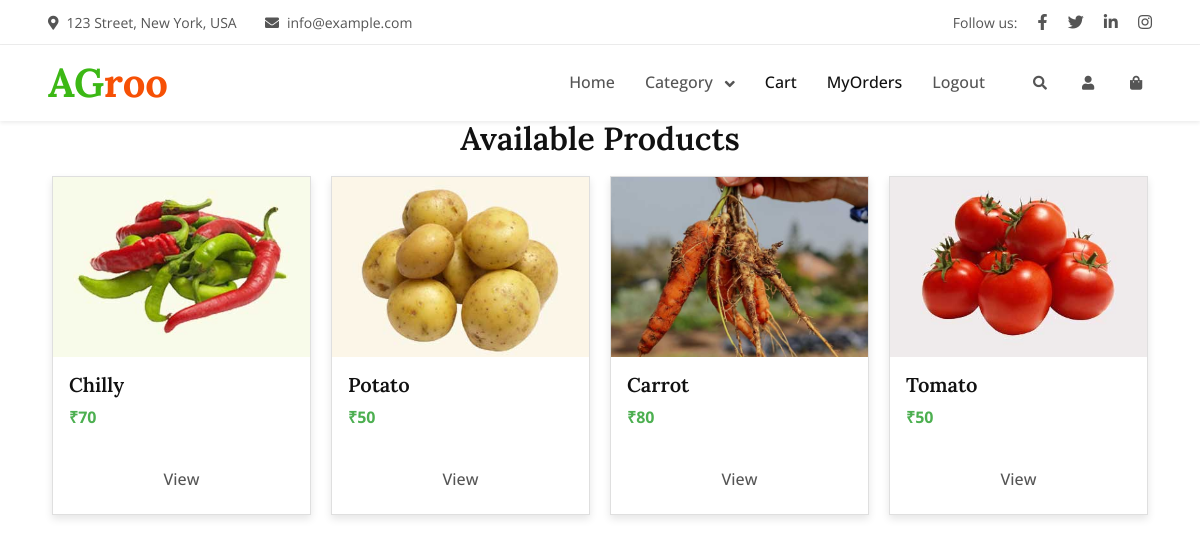
/category/vegetables/, run on the app's committed database.
### app/models.py (models this page shows, shortened)
class Product(models.Model):
    farmer_id=models.ForeignKey(Customuser,on_delete=models.CASCADE)
    product_name=models.CharField(max_length=100)
    product_category=models.CharField(max_length=100)
    product_image=models.ImageField()
    quantity=models.IntegerField()
    price=models.IntegerField()

### app/views.py (the view)
# urls.py: path('category/<str:category_name>/', views.category_products, name='category_products'),
def category_products(request, category_name):
    if category_name == "all":
        products = Product.objects.all()
    else:
        products = Product.objects.filter(product_category=category_name)
    return render(request, "userhome.html", { "products": products})

### templates/userhome.html (shortened to what this page needs)
<!DOCTYPE html>
{% load static %}
<html lang="en">
<head>
    <link href="https://cdnjs.cloudflare.com/ajax/libs/font-awesome/5.10.0/css/all.min.css" rel="stylesheet">
    <link href="https://cdn.jsdelivr.net/npm/bootstrap-icons@1.4.1/font/bootstrap-icons.css" rel="stylesheet">
    <link href="{% static 'lib/animate/animate.min.css' %}" rel="stylesheet">
    <link href="{% static 'lib/owlcarousel/assets/owl.carousel.min.css' %}" rel="stylesheet">
    <link href="{% static 'css/bootstrap.min.css' %}" rel="stylesheet">
    <link href="{% static 'css/style.css' %}" rel="stylesheet">
</head>
<body>
    <div class="container-fluid fixed-top px-0 bg-white">
        <div class="top-bar row gx-0 align-items-center d-none d-lg-flex">
            <div class="col-lg-6 px-5 text-start">
                <small><i class="fa fa-map-marker-alt me-2"></i>123 Street, New York, USA</small>
                <small class="ms-4"><i class="fa fa-envelope me-2"></i>info@example.com</small>
            </div>
            <div class="col-lg-6 px-5 text-end">
                <small>Follow us:</small>
                <a class="text-body ms-3" href=""><i class="fab fa-facebook-f"></i></a>
                <a class="text-body ms-3" href=""><i class="fab fa-twitter"></i></a>
                <a class="text-body ms-3" href=""><i class="fab fa-linkedin-in"></i></a>
                <a class="text-body ms-3" href=""><i class="fab fa-instagram"></i></a>
            </div>
        </div>
        <nav class="navbar navbar-expand-lg navbar-light bg-white shadow-sm py-lg-0 px-lg-5">
            <a href="{% url 'index' %}" class="navbar-brand ms-4 ms-lg-0">
                <h1 class="fw-bold text-primary m-0">AG<span class="text-secondary">roo</span></h1>
            </a>
            <div class="collapse navbar-collapse" id="navbarCollapse">
                <div class="navbar-nav ms-auto p-4 p-lg-0">
                    <a href="{% url 'user' %}" class="nav-item nav-link">Home</a>
                   <li class="nav-item dropdown">
  <a class="nav-link dropdown-toggle" href="#" id="navbarDropdown" role="button" data-bs-toggle="dropdown">
    Category
  </a>
</li>
                    <a href="{% url 'cartview' %}" class="nav-item nav-link active">Cart</a>
                    <a href="{% url 'my_orders' %}" class="nav-item nav-link active">MyOrders</a>
                    <a href="{% url 'logout' %}" class="nav-item nav-link">Logout</a>
                </div>
                <div class="d-none d-lg-flex ms-2">
                    <a class="btn-sm-square bg-white rounded-circle ms-3" href="">
                        <small class="fa fa-search text-body"></small>
                    </a>
                    <a class="btn-sm-square bg-white rounded-circle ms-3" href="{% url 'profile' %}">
                        <small class="fa fa-user text-body"></small>
                    </a>
                    <a class="btn-sm-square bg-white rounded-circle ms-3" href="">
                        <small class="fa fa-shopping-bag text-body"></small>
                    </a>
                </div>
            </div>
        </nav>
    </div>
    <div class="container">
        <h2>Available Products</h2>
        <div class="card-container">
            {% for i in products %}
            <div class="card">
                <img src="{{ i.product_image.url }}" alt="Product Image">
                <div class="card-body">
                    <h3>{{ i.product_name }}</h3>
                    <div class="price">₹{{ i.price }}</div>
                    <a href="{% url 'product_details' i.id %}" class="btn">View</a>
                </div>
            </div>
            {% endfor %}
        </div>
    </div>
</body>
</html>

### static/css/style.css (style rules this page uses)
:root { --primary: #3CB815; --secondary: #F65005; --light: #F7F8FC; --dark: #111111; }
.btn { font-weight: 500; transition: .5s; }
.btn-sm-square { width: 32px; height: 32px; }
.btn-square, .btn-sm-square, .btn-lg-square { padding: 0; display: flex; align-items: center; justify-content: center; font-weight: normal; }
.fixed-top { transition: .5s; }
.top-bar { height: 45px; border-bottom: 1px solid rgba(0, 0, 0, .07); }
.navbar .dropdown-toggle::after { border: none; content: "\f107"; font-family: "Font Awesome 5 Free"; font-weight: 900; vertical-align: middle; margin-left: 8px; }
.navbar .navbar-nav .nav-link { padding: 25px 15px; color: #555555; font-weight: 500; outline: none; }
.navbar .navbar-nav .nav-link:hover, .navbar .navbar-nav .nav-link.active { color: var(--dark); }

### templates/userhome.html (style rules this page uses)
body { font-family: Arial, sans-serif; background: #f5f5f5; padding-top: 120px; }
h2 { text-align: center; margin-bottom: 30px; }
.card-container { display: grid; grid-template-columns: repeat(auto-fit, minmax(250px, 1fr)); gap: 20px; padding: 10px; }
.card { background: white; border-radius: 10px; overflow: hidden; box-shadow: 0px 4px 8px rgba(0, 0, 0, 0.1); transition: 0.3s ease; }
.card img { width: 100%; height: 180px; object-fit: cover; }
.card-body { padding: 15px; width: 100%; }
.card-body h3 { margin: 0; font-size: 20px; }
.price { color: #4CAF50; font-weight: bold; margin-top: 8px; }
.btn { display: block; width: 100%; margin-top: 15px; padding: 10px; background: #4CAF50; color: white; text-align: center; border-radius: 5px; text-decoration: none; font-weight: bold; }

### data on the page
Product: product_image (picture), product_name "Chilly", price "70"
Product: product_image (picture), product_name "Potato", price "50"
Product: product_image (picture), product_name "Carrot", price "80"
Product: product_image (picture), product_name "Tomato", price "50"
